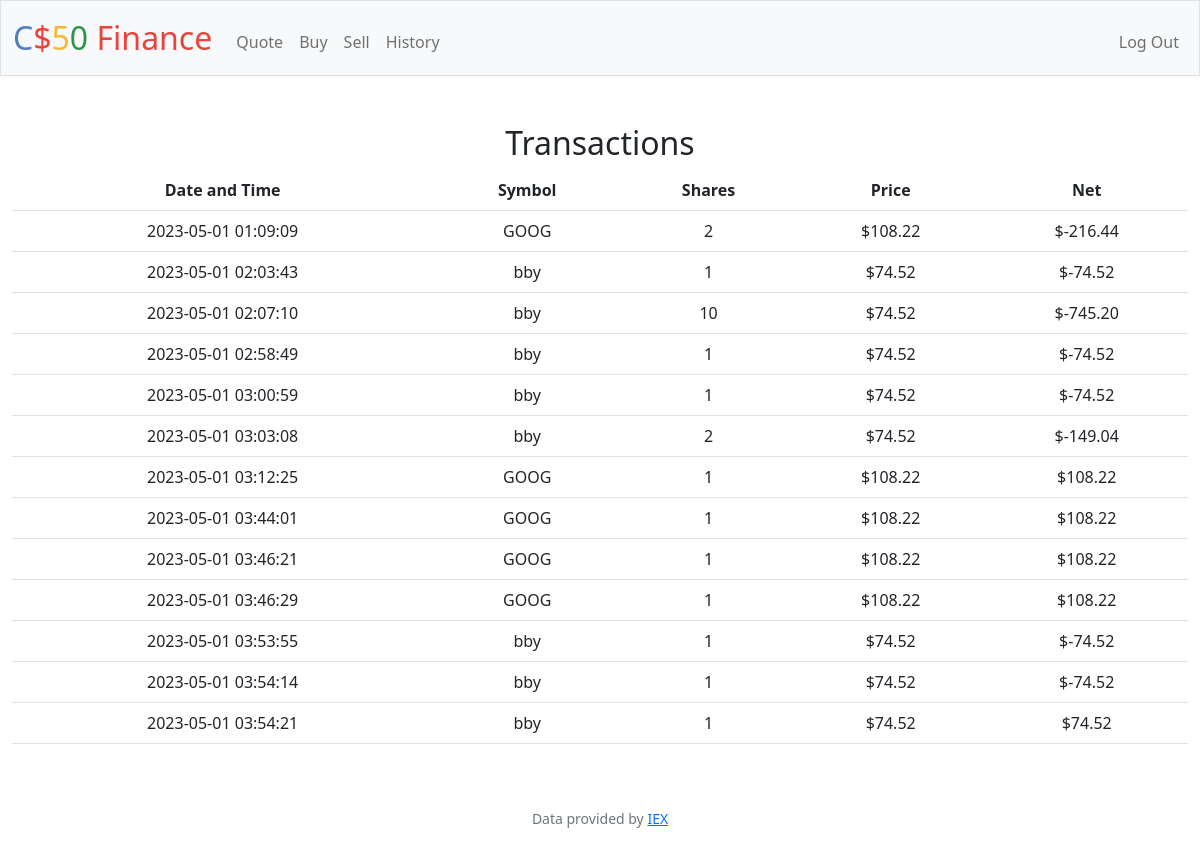
Screenshot of /history (signed in) with the database file from the repository.
### tables this page shows
CREATE TABLE transactions(
transaction_id INTEGER PRIMARY KEY AUTOINCREMENT NOT NULL,
symbol text NOT  NULL,
shares INTEGER NOT NULL,
price NUMERIC NOT NULL,
cost NUMERIC NOT NULL,
date NUMERIC NOT NULL,
user_id NUMERIC NOT NULL
);

### app.py (the view)
@app.route("/history")
@login_required
def history():
    user_id = session["user_id"]
    hist = db.execute("SELECT symbol,shares,price,cost,date FROM transactions WHERE user_id = ?", user_id)
    return render_template("history.html",hist=hist)

### app.py (called while the page is built)
@app.after_request
def after_request(response):
    response.headers["Cache-Control"] = "no-cache, no-store, must-revalidate"
    response.headers["Expires"] = 0
    response.headers["Pragma"] = "no-cache"
    return response

### helpers.py (called while the page is built)
def login_required(f):
    @wraps(f)
    def decorated_function(*args, **kwargs):
        if session.get("user_id") is None:
            return redirect("/login")
        return f(*args, **kwargs)
    return decorated_function

def usd(value):
    return f"${value:,.2f}"

### templates/history.html (shortened to what this page needs)
{% extends "layout.html" %}
{% block main %}
<h2>Transactions</h2>
    <div>
        <table class="table">
            <tr>
                <th>Date and Time</th>
                <th>Symbol</th>
                <th>Shares</th>
                <th>Price</th>
                <th>Net</th>
            </tr>
            {% for stock in hist %}
            <tr>
                <td>{{ stock.date }}</td>
                <td>{{ stock.symbol }}</td>
                <td>{{ stock.shares }}</td>
                <td>{{ stock.price | usd }}</td>
                <td>{{ stock.cost | usd }}</td>
            </tr>
            {% endfor %}
        </table>
    </div>
{% endblock %}

### templates/layout.html (shortened to what this page needs)
<!DOCTYPE html>
<html lang="en">
    <head>
        <link href="https://cdn.jsdelivr.net/npm/bootstrap@5.1.3/dist/css/bootstrap.min.css" rel="stylesheet">
        <link href="/static/styles.css" rel="stylesheet">
    </head>
    <body>
        <nav class="bg-light border navbar navbar-expand-md navbar-light">
            <div class="container-fluid">
                <a class="navbar-brand" href="/"><span class="blue">C</span><span class="red">$</span><span class="yellow">5</span><span class="green">0</span> <span class="red">Finance</span></a>
                <div class="collapse navbar-collapse" id="navbar">
                    {% if session["user_id"] %}
                        <ul class="navbar-nav me-auto mt-2">
                            <li class="nav-item"><a class="nav-link" href="/quote">Quote</a></li>
                            <li class="nav-item"><a class="nav-link" href="/buy">Buy</a></li>
                            <li class="nav-item"><a class="nav-link" href="/sell">Sell</a></li>
                            <li class="nav-item"><a class="nav-link" href="/history">History</a></li>
                        </ul>
                        <ul class="navbar-nav ms-auto mt-2">
                            <li class="nav-item"><a class="nav-link" href="/logout">Log Out</a></li>
                        </ul>
                    {% else %}
                        <ul class="navbar-nav ms-auto mt-2">
                            <li class="nav-item"><a class="nav-link" href="/register">Register</a></li>
                            <li class="nav-item"><a class="nav-link" href="/login">Log In</a></li>
                        </ul>
                    {% endif %}
                </div>
            </div>
        </nav>
        <main class="container-fluid py-5 text-center">
            {% block main %}{% endblock %}
        </main>
        <footer class="mb-5 small text-center text-muted">
            Data provided by <a href="https://iexcloud.io/">IEX</a>
        </footer>
    </body>
</html>

### static/styles.css (style rules this page uses)
nav .navbar-brand { font-size: xx-large; }
nav .navbar-brand .blue { color: #537fbe; }
nav .navbar-brand .red { color: #ea433b; }
nav .navbar-brand .yellow { color: #f5b82e; }
nav .navbar-brand .green { color: #2e944b; }

### rows the page displays
transactions: date "2023-05-01 01:09:09", symbol "GOOG", shares "2", price "$108.22", cost "$-216.44"
transactions: date "2023-05-01 02:03:43", symbol "bby", shares "1", price "$74.52", cost "$-74.52"
transactions: date "2023-05-01 02:07:10", symbol "bby", shares "10", price "$74.52", cost "$-745.20"
transactions: date "2023-05-01 02:58:49", symbol "bby", shares "1", price "$74.52", cost "$-74.52"
transactions: date "2023-05-01 03:00:59", symbol "bby", shares "1", price "$74.52", cost "$-74.52"
transactions: date "2023-05-01 03:03:08", symbol "bby", shares "2", price "$74.52", cost "$-149.04"
transactions: date "2023-05-01 03:12:25", symbol "GOOG", shares "1", price "$108.22", cost "$108.22"
transactions: date "2023-05-01 03:44:01", symbol "GOOG", shares "1", price "$108.22", cost "$108.22"
transactions: date "2023-05-01 03:46:21", symbol "GOOG", shares "1", price "$108.22", cost "$108.22"
transactions: date "2023-05-01 03:46:29", symbol "GOOG", shares "1", price "$108.22", cost "$108.22"
transactions: date "2023-05-01 03:53:55", symbol "bby", shares "1", price "$74.52", cost "$-74.52"
transactions: date "2023-05-01 03:54:14", symbol "bby", shares "1", price "$74.52", cost "$-74.52"
transactions: date "2023-05-01 03:54:21", symbol "bby", shares "1", price "$74.52", cost "$74.52"
